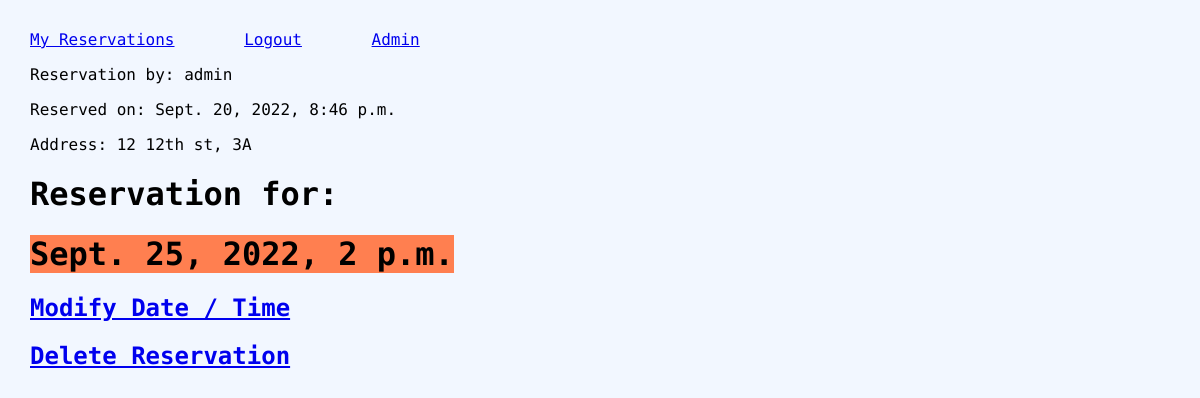
Screenshot of /reservations/8/detail (signed in) with the database file from the repository.
### reservations/models.py (models this page shows, shortened)
class Reservation(models.Model):
    user = models.ForeignKey(USER_MODEL, related_name=("reservations"), on_delete=models.CASCADE)
    reserved_on = models.DateTimeField(auto_now_add=True)
    service_date_time = models.DateTimeField(null=True, blank=True)
    cleaner = models.ForeignKey("Cleaner",related_name="reservations",on_delete=models.CASCADE, null=True, blank=True)
    address = models.ForeignKey("Address",related_name="reservations",on_delete=models.CASCADE, null=True)

class Address(models.Model):
    user = models.ForeignKey(USER_MODEL, related_name=("addresses"), on_delete=models.CASCADE)
    building_num = models.SmallIntegerField()
    street = models.CharField(max_length=100)
    apt_num = models.CharField(max_length=20)
    def __str__(self):
        return f'{self.building_num} {self.street}, {self.apt_num}'

### reservations/views.py (the view)
# urls.py: path("<int:pk>/detail", ReservationDetailView, name="detail"),
@login_required
def ReservationDetailView(request, pk):
    past = False
    res_date = Reservation.objects.filter(user=request.user).get(pk=pk).service_date_time
    if res_date < (timezone.now() + timedelta(days=1)):
        past = True
    context = {"reservation": Reservation.objects.filter(user=request.user).get(pk=pk), "past": past}
    return render(request, "reservations/detail.html", context)

### reservations/templates/reservations/detail.html
{% extends "base.html" %}
{% block content %}
  <main>
    <div>
        <p>Reservation by: {{ reservation.user }}</p>
        <p>Reserved on: {{ reservation.reserved_on }}</p>
        <p>Address: {{ reservation.address }}</p>
        <h1>Reservation for:</h1>
        <h1 class="coral-bck">{{ reservation.service_date_time }}</h1>
    </div>
    {% if past %}
    {% else %}
    <h2><a href="{% url 'date_pick' reservation.pk %}">Modify Date / Time</a></td>
    <h2><a href="{% url 'reservation_delete' reservation.pk %}">Delete Reservation</a></td>
    {% endif %}
  </main>
{% endblock content %}

### reservations/static/css/styles.css (style rules this page uses)
html { background-color: #f2f7ff; font-family: 'DM Mono', monospace; }
body { margin: 30px; }
.coral-bck { background-color: coral; width: fit-content; }

### rows the page displays
Reservation: user "admin", reserved_on "Sept. 20, 2022, 8:46 p.m.", address "12 12th st, 3A", service_date_time "Sept. 25, 2022, 2 p.m."
